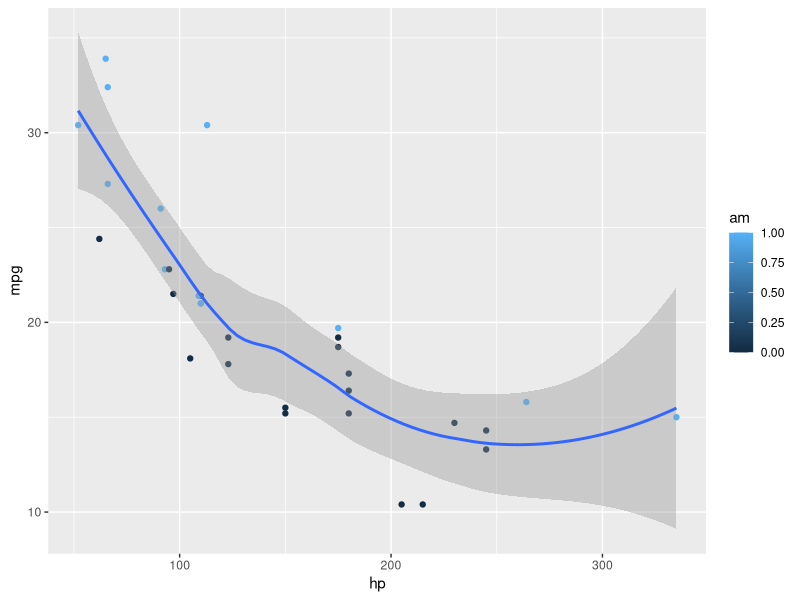
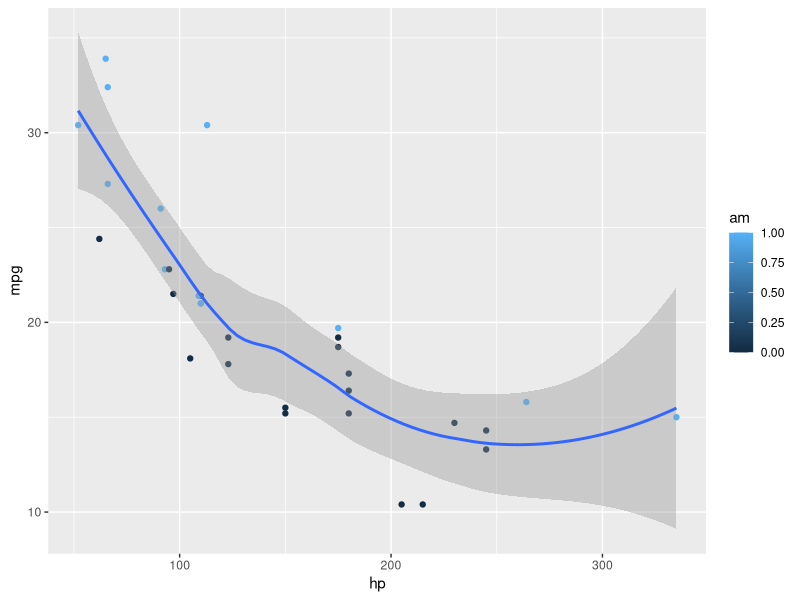

Reproduce these figures in R, in order. (Note: this script raises an error after producing the figures.)
## ---- chunk 1
#| echo: true
#| fig-width: 10
#| fig-height: 4.5
library(ggplot2)
ggplot(mtcars, aes(hp, mpg, color = am)) +
  geom_point() +
  geom_smooth(formula = y ~ x, method = "loess")
## ---- chunk 2
knitr::kable(head(mtcars)[,c("mpg",	"cyl", "disp", "hp", "wt")])
## ---- chunk 3
library(ggplot2)
ggplot(mtcars, aes(hp, mpg, color = am)) +
  geom_point() +
  geom_smooth(formula = y ~ x, method = "loess")
## ---- chunk 4
knitr::kable(mtcars)
## ---- chunk 5
ojs_define(actors = data.frame(
  x = rnorm(100),
  y = rnorm(100)
))
